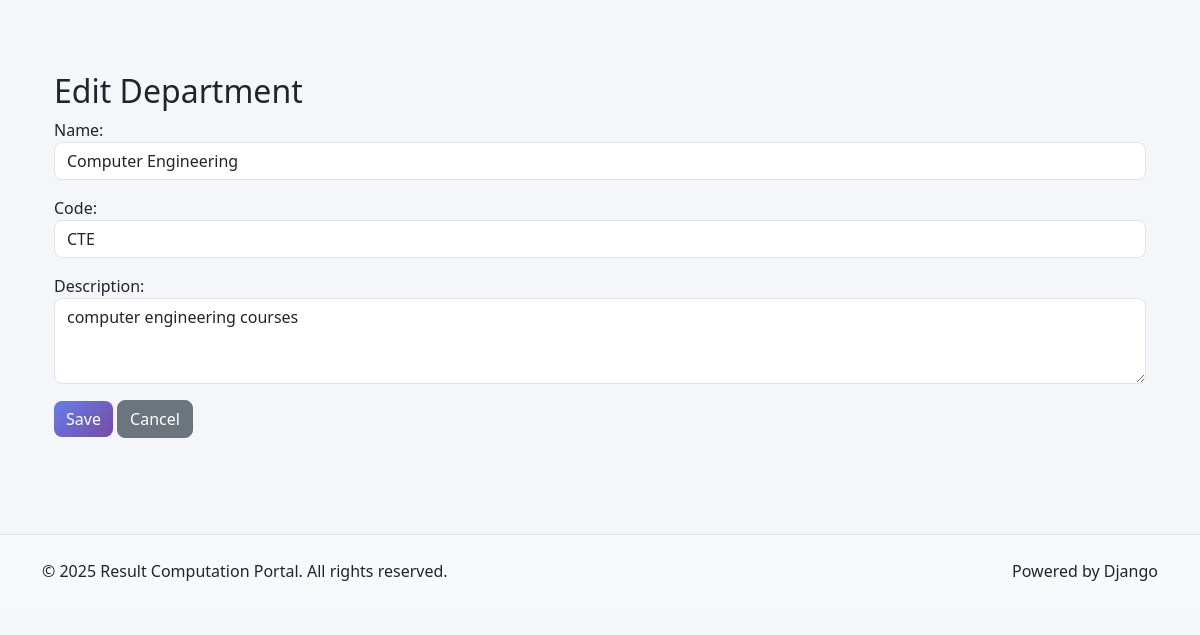
Page /courses/edit-department/2/ on the committed database.
### courses/models.py (models this page shows, shortened)
class Department(models.Model):
    name = models.CharField(max_length=100, unique=True)
    code = models.CharField(max_length=10, unique=True)
    description = models.TextField(blank=True, null=True)
    created_at = models.DateTimeField(auto_now_add=True)
    updated_at = models.DateTimeField(auto_now=True)
    class Meta:
        ordering = ["name"]
        verbose_name = "Department"
        verbose_name_plural = "Departments"

### courses/views.py (the view)
# urls.py: path('edit-department/<int:pk>/', views.edit_department, name='edit_department'),
def edit_department(request, pk):
    department = get_object_or_404(Department, pk=pk)
    if request.method == 'POST':
        form = DepartmentForm(request.POST, instance=department)
        if form.is_valid():
            form.save()
            return redirect('courses:manage_departments_courses')
    else:
        form = DepartmentForm(instance=department)
    return render(request, 'courses/edit_department.html', {'form': form})

### courses/forms.py
class DepartmentForm(forms.ModelForm):
    class Meta:
        model = Department
        fields = ['name', 'code', 'description']
        widgets = {
            'name': forms.TextInput(attrs={'class': 'form-control'}),
            'code': forms.TextInput(attrs={'class': 'form-control'}),
            'description': forms.Textarea(attrs={'class': 'form-control', 'rows': 3}),
        }

### templates/courses/edit_department.html (shortened to what this page needs)
{% extends 'base/base.html' %}
{% block content %}
<div class="container mt-4">
    <h2>Edit Department</h2>
    <form method="post">
        {{ form.as_p }}
        <button type="submit" class="btn btn-primary">Save</button>
        <a href="{% url 'courses:manage_departments_courses' %}" class="btn btn-secondary">Cancel</a>
    </form>
</div>
{% endblock %}

### static/css/style.css (style rules this page uses)
:root { --primary-color: #667eea; --secondary-color: #764ba2; --success-color: #28a745; --danger-color: #dc3545; --warning-color: #ffc107; --info-color: #17a2b8; --light-color: #f8f9fa; --dark-color: #343a40; }
body { font-family: 'Segoe UI', Tahoma, Geneva, Verdana, sans-serif; background-color: #f5f6fa; }
.btn { border-radius: 8px; font-weight: 500; transition: all 0.3s ease; }
.btn-primary { background: linear-gradient(135deg, var(--primary-color) 0%, var(--secondary-color) 100%); border: none; }
.form-control { border-radius: 8px; border: 1px solid #e1e5e9; transition: all 0.3s ease; }

### rows in the picture
Department: name "Computer Engineering", code "CTE", description "computer engineering courses"
